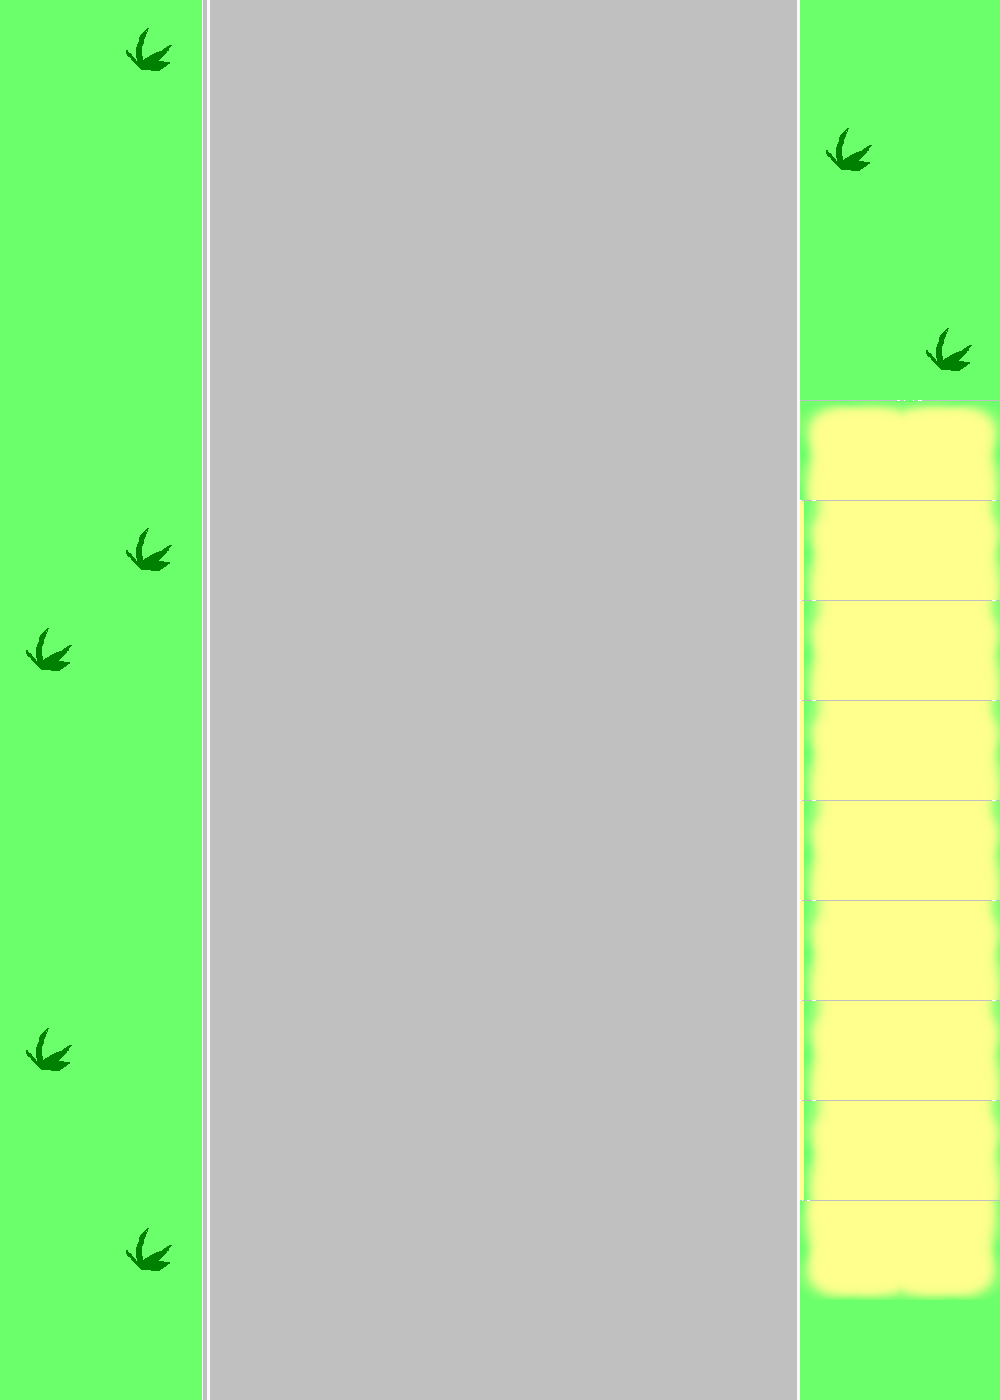

A level layout from a 2D game, rendered from its tile map. Below: a short description, then the map file with tile-grid data replaced by summaries:
An orthogonal 10x14 tile map with 100x100 px tiles, 3 tile layers (Background, Course, Grass) and 2 objects.

<map version="1.0" orientation="orthogonal" renderorder="right-down" width="10" height="14" tilewidth="100" tileheight="100" nextobjectid="5">
 <tileset firstgid="1" name="aaaaaaaaa" tilewidth="100" tileheight="100" tilecount="36" columns="12">
  <image source="aaaaaaaaa.png" width="1200" height="315" />
  <tile id="0">
   <properties>
    <property name="Identifier" type="int" value="0" />
   </properties>
  </tile>
  <tile id="1">
   <properties>
    <property name="Identifier" type="int" value="0" />
   </properties>
  </tile>
  <tile id="2">
   <properties>
    <property name="Identifier" type="int" value="0" />
   </properties>
  </tile>
  <tile id="3">
   <properties>
    <property name="Identifier" type="int" value="0" />
   </properties>
  </tile>
  <tile id="4">
   <properties>
    <property name="Identifier" type="int" value="0" />
   </properties>
  </tile>
  <tile id="5">
   <properties>
    <property name="Identifier" type="int" value="1" />
   </properties>
  </tile>
  <tile id="6">
   <properties>
    <property name="Identifier" type="int" value="1" />
   </properties>
  </tile>
  <tile id="7">
   <properties>
    <property name="Identifier" type="int" value="1" />
   </properties>
  </tile>
  <tile id="8">
   <properties>
    <property name="Identifier" type="int" value="1" />
   </properties>
  </tile>
  <tile id="12">
   <properties>
    <property name="Identifier" type="int" value="2" />
   </properties>
  </tile>
  <tile id="13">
   <properties>
    <property name="Identifier" type="int" value="2" />
   </properties>
  </tile>
  <tile id="14">
   <properties>
    <property name="Identifier" type="int" value="0" />
   </properties>
  </tile>
  <tile id="15">
   <properties>
    <property name="Identifier" type="int" value="0" />
   </properties>
  </tile>
  <tile id="16">
   <properties>
    <property name="Identifier" type="int" value="0" />
   </properties>
  </tile>
  <tile id="17">
   <properties>
    <property name="Identifier" type="int" value="0" />
   </properties>
  </tile>
  <tile id="18">
   <properties>
    <property name="Identifier" type="int" value="0" />
   </properties>
  </tile>
  <tile id="19">
   <properties>
    <property name="Identifier" type="int" value="0" />
   </properties>
  </tile>
  <tile id="20">
   <properties>
    <property name="Identifier" type="int" value="0" />
   </properties>
  </tile>
 </tileset>
 <layer name="Background" width="10" height="14">
  <data>[140 cells, 136 non-empty, 1 distinct tile ids]</data>
 </layer>
 <layer name="Course" width="10" height="14">
  <data>[140 cells, 84 non-empty, 3 distinct tile ids]</data>
 </layer>
 <layer name="Grass" width="10" height="14">
  <data>[140 cells, 25 non-empty, 7 distinct tile ids]</data>
 </layer>
 <objectgroup name="Bike">
  <object id="1" x="854.546" y="551.515" width="93.9396" height="100" />
  <object id="4" x="54.5453" y="248.484" width="106.061" height="103.03" />
 </objectgroup>
</map>